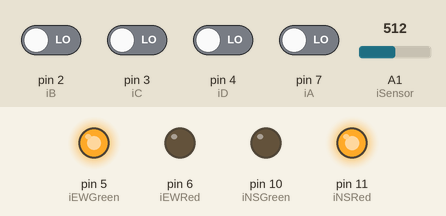
Simulated run of this sketch. Board: Arduino Uno, built with avr-gcc and run on an emulated ATmega328P. Shown: output pins drawn as LEDs (lit = HIGH). The inputs (shaded band) are chosen by the test bench; at power-on: pin 2 (iB), pin 3 (iC), pin 4 (iD), pin 7 (iA) LOW, A1 (iSensor) = 512. What the sketch prints to the serial monitor is not drawn.

Above: at 1.2 s.
1.3 s: A1 (iSensor) set to 417
2.8 s: A1 (iSensor) set to 385
At 3.99 s:
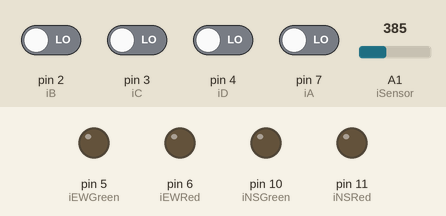
5.8 s: pin 3 (iC) driven HIGH
8.8 s: A1 (iSensor) set to 410
At 10.0 s:
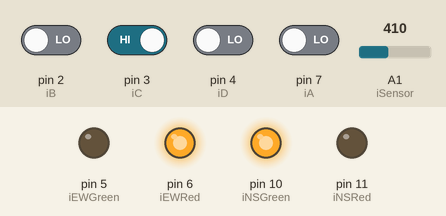
10.3 s: pin 2 (iB) driven HIGH
At 10.7 s:
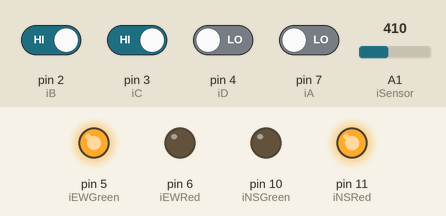
11.8 s: A1 (iSensor) set to 0
At 12.6 s:
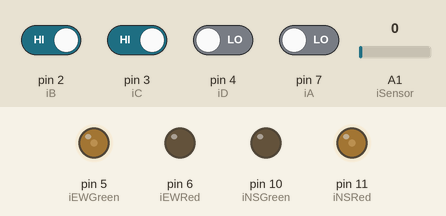
Timing chart, 0 to 15.8 s (numbered marks = the images above; inputs shaded):
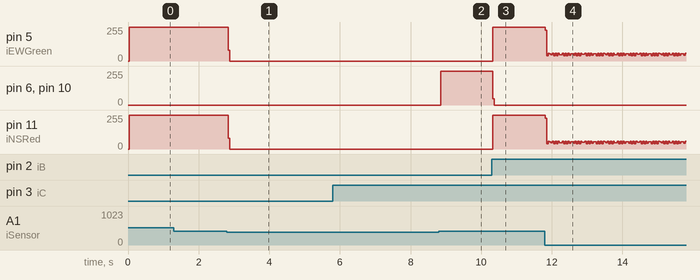

The sketch:

TrafficLights.ino
```cpp
//These are the boolean variables for the inputs of the circuit
bool bA = false;
bool bB = false;
bool bC = false;
bool bD = false;

//These are the pin addresses for the switch inputs
int iA = 7;
int iB = 2;
int iC = 3;
int iD = 4;

//These are the pin addresses for the LEDS
int iEWGreen = 5;
int iEWRed = 6;
int iNSGreen = 10;
int iNSRed = 11;

// iCount is the variable which checks how many times the led has been off in a row
int iCount = 0;

//The final output boolean, If bNS is false then EW is true.
bool bNS = true;

//Set up the Light Dependent Resistor
//This is the LDR pin address
int iSensor = A1;
//This is the value the sensor is reading.
int iSensorRead = 0;

//The initial setup phase, only ran once at the start of the program
void setup() {
  //This is for debugging the LDR
  Serial.begin(9600);

  // Set up the LED pins
  pinMode(iEWGreen, OUTPUT);
  pinMode(iEWRed, OUTPUT);
  pinMode(iNSGreen, OUTPUT);
  pinMode(iNSRed, OUTPUT);

  // Set up the input pins
    pinMode(iA, INPUT);
    pinMode(iB, INPUT);
    pinMode(iC, INPUT);
    pinMode(iD, INPUT);

}

//This is the loop, it will keep looping forever.
void loop() {

  // read the value from the sensor
  iSensorRead = analogRead(iSensor);

  //This is for debugging the LDR
  //This prints the LDR resistance value, ie the light level
  Serial.println(iSensorRead);

  // Loop of all the stuff
  // All booleans are set to false at the start of each loop
  bA = false;
  bB = false;
  bC = false;
  bD = false;

  // Take in the current inputs and set them to booleans
  // If any switches are pressed, their matching boolean is set to true
  if(digitalRead(iA) == 1){
    bA = true;
  }
  if(digitalRead(iB) == 1){
    bB = true;
  }
  if(digitalRead(iC) == 1){
    bC = true;
  }
  if(digitalRead(iD) == 1){
    bD = true;
  }

  // This is for debugging the switches
  //Serial.println(digitalRead(iA));
  //Serial.println(digitalRead(iB));
  //Serial.println(digitalRead(iC));
  //Serial.println(digitalRead(iD));
  //Serial.println("");

  // Choose outputs based on the booleans
  //This tests each case where EW is true
  if((bB == true and bD == true) or
  (bA == false and bB == true) or
  (bC == false and bD == true) or
  (bA == false and bB == false and bC == false and bD == false) or
  (bA == true and bB == true and bC == false and bD == false) or
  (bA == false and bB == false and bC == true and bD == true)
  ){
    // If EW is true then bNS is set to false
    bNS = false;
  }
  else{
    //If EW is false then bNS is set to true
    bNS = true;
  }

  //All LEDs are set to off
  digitalWrite(iEWGreen, LOW);
  digitalWrite(iNSGreen, LOW);
  digitalWrite(iEWRed, LOW);
  digitalWrite(iNSRed, LOW);

  //This checks if it is daytime
  //If daytime
  if(iSensorRead > 400){
    //If bNS is true, output the NS outputs (NS Green on, and EW Red on)
    if(bNS == true){
      digitalWrite(iNSGreen, HIGH);
      digitalWrite(iEWRed, HIGH);
    } else{
    //If bNS is false, output the EW outputs (EW Green on, and NS Red on)
      digitalWrite(iEWGreen, HIGH);
      digitalWrite(iNSRed, HIGH);
   }
  }
  //If it is not daytime than it is night time
  else{
    // iCount checks how many times the output leds have been off
    // if there have been 3 instances of the leds not being on, then the leds are turned on
    // and the counter is reset.
    // Doing this puts the leds on 25% of the time.
    if(iCount > 3){
      //If bNS is true, output the NS outputs (NS Green on, and EW Red on)
      if(bNS == true){
        digitalWrite(iNSGreen, HIGH);
        digitalWrite(iEWRed, HIGH);
      } else{
        //If bNS is false, output the EW outputs (EW Green on, and NS Red on)
        digitalWrite(iEWGreen, HIGH);
        digitalWrite(iNSRed, HIGH);
      }
      //If leds have been put on, the counter is reset
      iCount = 0;
   }
   else{
    //If the leds have not been put on, add one to the counter
    iCount++;
   }
  }
}
```

Measured:
- the behaviour switches between 401 and 400 on A1 (iSensor) (found by bisection; images 0 and 1)
- after the input at 2.8 s, pin 5 (iEWGreen): 253/255 → 0/255 at once; pin 11 (iNSRed): 255/255 → 0/255 at once
- after the input at 8.8 s, pin 6 (iEWRed), pin 10 (iNSGreen): 0/255 → 254/255 after 0.05 s
- after the input at 10.3 s, pin 5 (iEWGreen): 0/255 → 254/255 at once; pin 6 (iEWRed), pin 10 (iNSGreen): 254/255 → 0/255 at once; pin 11 (iNSRed): 0/255 → 255/255 at once
- after the input at 11.8 s, pin 5 (iEWGreen): 254/255 → 230/255 at once, then moves between 40/255 and 230/255, repeating every 1.6 s; pin 11 (iNSRed): 255/255 → 231/255 at once, then moves between 40/255 and 231/255, repeating every 1.6 s
